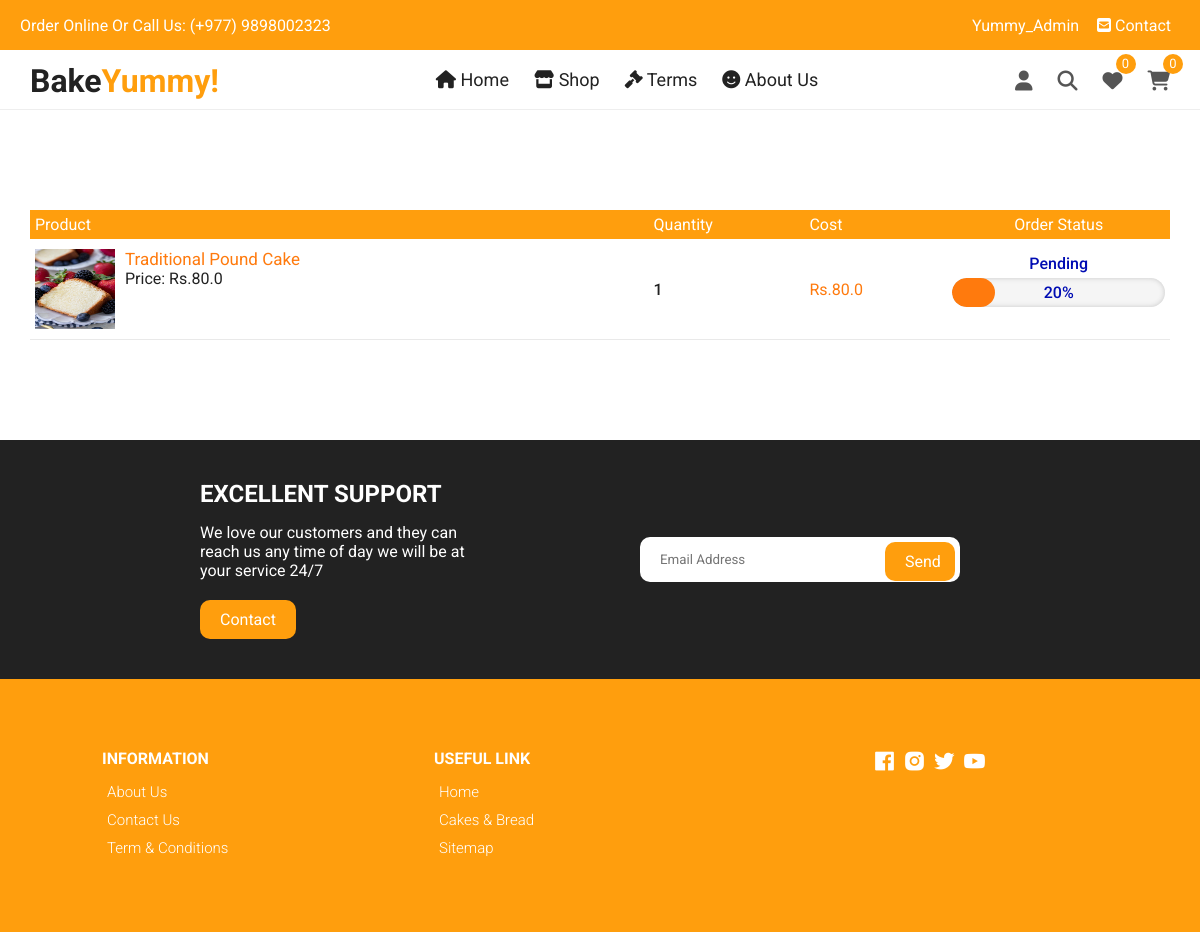
Page /orders/ (signed in) on the committed database.
### home/models.py (models this page shows, shortened)
class OrderPlaced(models.Model):
    id = models.AutoField(primary_key=True)
    user = models.ForeignKey(User, on_delete=models.CASCADE)
    product = models.ForeignKey(Product, on_delete=models.CASCADE)
    customer = models.ForeignKey(Customer, on_delete=models.CASCADE)
    quantity = models.PositiveIntegerField(default=1)
    total_price = models.PositiveBigIntegerField(default=0)
    ordered_date = models.DateTimeField(auto_now_add=True)
    order_status = models.CharField(max_length=20, choices=STATUS_CHOICES, default='pending')

class Product(models.Model):
    id = models.AutoField(primary_key=True)
    name = models.CharField(max_length=200)
    desc = models.TextField()
    category = models.ForeignKey(Category, on_delete=models.CASCADE)
    weight = models.CharField(max_length=100)
    marked_price = models.FloatField()
    selling_price = models.FloatField()
    available_quantity = models.PositiveIntegerField(default=0) #Remove this default option in the final project
    photo = models.ImageField(upload_to='products/')
    return_policy = models.CharField(max_length=255)
    slug = models.SlugField()
    tags = models.CharField(max_length=300, default='')
    modified_date = models.DateField(auto_now=True)
    users_wishlist = models.ManyToManyField(User, blank=True, related_name='user_wishlist')

### home/views.py (the view)
# urls.py: path('orders/', orders, name='orders'),
def orders(request):
    if request.user.is_authenticated:
        user = request.user
        orders = OrderPlaced.objects.filter(user=user).order_by('-id')
        products = Product.objects.filter(users_wishlist=user)
        wishlistcount = products.count()
        cartprod = MyCart.objects.filter(user=user)
        cartprodcount = cartprod.count()
    else:
        orders = ''
        wishlistcount = ''
        cartprodcount = ''
    context = {
        'orders':orders,
        'wishlistcount': wishlistcount,
        'cartprodcount': cartprodcount,
    }
    return render(request, 'home/orders.html', context)

### templates/home/orders.html (shortened to what this page needs)
{% extends 'base.html' %}
{% load static %}
{% block maincontent %}
<div class="container cart" style="padding: 0;">
    <table>
      <tr id='carttablerow'>
        <th>Product</th>
        <th>Quantity</th>
        <th>Cost</th>
        <th style="text-align: center;">Order Status</th>
      </tr>
      {% if orders %}
      {% for o in orders %}
      <tr style="border-bottom: 1px solid rgb(233, 233, 233);">
        <td>
          <div class="cart-info">
            <img src="{{o.product.photo.url}}" alt="" />
            <div>
              <span><a href="{% url 'productdetail' o.product.id %}" style="color: #ff7a0d;font-size: 17px;">{{o.product.name}}</a></span> <br />
              <span>Price: Rs.{{o.product.selling_price}}</span>
            </div>
          </div>
        </td>
        <td>
          <p style="font-weight: 500;">{{o.quantity}}</p>
        </td>
        <td><p style="color: #ff7a0d;">Rs.{{o.total_price}}.0</p></td>
        <td class="order-status">
          {% if o.order_status == 'pending' %}
          <p><span class="span-status">Pending</span></p>
          <p><span class="span-percentage pending"><span class="percent">20%</span></span></p>
          {% elif o.order_status == 'received' %}
          <p><span class="span-status">Received</span></p>
          <p><span class="span-percentage received"><span class="percent">40%</span></span></p>
          {% elif o.order_status == 'packed' %}
          <p><span class="span-status">Packed</span></p>
          <p><span class="span-percentage packed"><span class="percent">60%</span></span></p>
          {% elif o.order_status == 'on_the_way' %}
          <p><span class="span-status">On The Way</span></p>
          <p><span class="span-percentage ontheway"><span class="percent">80%</span></span></p>
          {% elif o.order_status == 'delivered' %}
          <p><span class="span-status">Delivered</span></p>
          <p><span class="span-percentage delivered"><span class="percent">100%</span></span></p>
          {% endif %}
        </td>
      </tr>
      {% endfor %}
      {% else %}
      <h3>No orders are placed yet🥺</h3>
      {% if user.is_anonymous %}
        <h3><a style="color: #ff7a0d;" href="{% url 'login' %}">Login</a> or <a style="color: #ff7a0d;" href="{% url 'signup' %}">Signup</a> to place orders😃</h3>
        {% endif %}
      {% endif %}
    </table>
  </div>
{% endblock maincontent %}

### templates/base.html (shortened to what this page needs)
{% load static %}
{% load cache %}
<!DOCTYPE html>
<html lang="en">
  <head>
    <link rel="stylesheet" href="https://cdnjs.cloudflare.com/ajax/libs/Glide.js/3.4.1/css/glide.core.css">
    <link rel="stylesheet" href="https://cdnjs.cloudflare.com/ajax/libs/Glide.js/3.4.1/css/glide.theme.css">
    <link rel="stylesheet" href="{% static 'css/owl.carousel.min.css' %}">
    <link
    href="https://unpkg.com/boxicons@2.0.7/css/boxicons.min.css"
    rel="stylesheet"
    />
      <link rel="stylesheet" href="{% static 'css/styles.css' %}" />
  </head>
  <body>
      <div class="top-nav">
        <div class="d-flex" style="margin: 0 2rem">
          <p>Order Online Or Call Us: (+977) 9898002323</p>
          <ul class="d-flex">
            {% if user.is_anonymous %}
            <li style="padding: 0 4px;"><a href="{% url 'login' %}"><i class="fas fa-sign-in-alt"></i> Login</a></li>
            <li style="padding: 0 4px;"><a href="{% url 'signup' %}"><i class="fas fa-sign-out-alt" style="transform: rotate(-90deg);"></i> Signup</a></li>
            {% else %}
            <li style="padding: 0 4px;"><a href="{% url 'profile' user.id %}">{% if user.first_name%}{{user.first_name}}{% else %}{{user.username}}{% endif %}</a></li>
            {% endif %}
            <li style="padding: 0 4px;"><a href="{% url 'contact' %}"><i class="fas fa-envelope-square"></i> Contact</a></li>
          </ul>
        </div>
      </div>
      <div class="navigation">
        <div class="nav-center d-flex">
        <a href="/" class="logo"><h1>Bake<span style="color: #ff9e0d;">Yummy!</span></h1></a>
          <ul class="nav-list d-flex" style="overflow-y: auto;">
            <li class="nav-item">
              <a href="{% url 'home' %}" class="nav-link"><i class="fas fa-home"></i> Home</a>
            </li>
            <li class="nav-item">
              <a href="{% url 'products' %}" class="nav-link"><i class="fas fa-store"></i> Shop</a>
            </li>
            <li class="nav-item">
            <a href="{% url 'terms' %}" class="nav-link"><i class="fas fa-gavel"></i> Terms</a>
            </li>
            <li class="nav-item">
              <a href="{% url 'about' %}" class="nav-link"><i class="fas fa-smile"></i> About Us</a>
            </li>
          </ul>
          <div class="icons d-flex" style="margin-right: 20px;">
            {% if user.is_authenticated %}
            <div class="icon show-prof">
              <i class="fas fa-user"></i>
            </div>
            {% endif %}
            <div class="icon">
              <i class="fas fa-search search-icon"></i>
            </div>
            {% if user.is_authenticated %}
            {% if wishlistcount %}
            <a href="{% url 'wishlist' %}" class="icon">
              <i class="fas fa-heart"></i>
              <span class="d-flex wishlistcounter">{{wishlistcount}}</span>
            </a>
            {% elif wishlistcount == 0 %}
            <a href="{% url 'wishlist' %}" class="icon">
              <i class="fas fa-heart"></i>
              <span class="d-flex wishlistcounter">0</span>
            </a>
            {% else %}
            <a href="{% url 'wishlist' %}" class="icon">
              <i class="fas fa-heart"></i>
            </a>
            {% endif %}
            {% else %}
            <a href="{% url 'wishlist' %}" class="icon">
              <i class="fas fa-heart"></i>
              <span class="d-flex wishlistcounter">0</span>
            </a>
            {% endif %}
            {% if user.is_authenticated %}
            {% if cartprodcount > 0 %}
            <a href="{% url 'cart' %}" class="icon">
              <i class="fas fa-shopping-cart"></i>
              <span class="d-flex cartproductcount">{{cartprodcount}}</span>
            </a>
            {% elif cartprodcount == 0 %}
            <a href="{% url 'cart' %}" class="icon">
              <i class="fas fa-shopping-cart"></i>
              <span class="d-flex cartproductcount">0</span>
            </a>
            {% else %}
            <a href="{% url 'cart' %}" class="icon">
              <i class="fas fa-shopping-cart"></i>
            </a>
            {% endif %}
            {% else %}
            <a href="{% url 'cart' %}" class="icon">
              <i class="fas fa-shopping-cart"></i>
              <span class="d-flex">0</span>
            </a>
            {% endif %}
          </div>
        </div>
      </div>
    {% block maincontent %}
    {% endblock maincontent %}
    <section class="section contact">
      <div class="row">
        <div class="col">
          <h2>EXCELLENT SUPPORT</h2>
          <p>We love our customers and they can reach us any time
          of day we will be at your service 24/7</p>
          <a href="{% url 'contact' %}" class="btn btn-1">Contact</a>
        </div>
        <div class="col">
          <form action="{% url 'subscription_email' %}" method="post">
            <div>
              <input type="email" placeholder="Email Address" name='email' required>
              <input type="submit" value="Send">
            </div>
          </form>
        </div>
      </div>
    </section>
    <footer class="footer">
      <div class="row">
        <div class="col d-flex">
          <h4>INFORMATION</h4>
          <a href="{% url 'about' %}">About Us</a>
          <a href="{% url 'contact' %}">Contact Us</a>
          <a href="{% url 'terms' %}">Term & Conditions</a>
        </div>
        <div class="col d-flex">
          <h4>USEFUL LINK</h4>
          <a href="{% url 'home' %}">Home</a>
          <a href="{% url 'products' %}">Cakes & Bread</a>
          <a href="{% url 'django.contrib.sitemaps.views.sitemap' %}">Sitemap</a>
        </div>
        <div class="col d-flex">
          <span><i class='bx bxl-facebook-square'></i></span>
          <span><i class='bx bxl-instagram-alt' ></i></span>
          <span><i class='bx bxl-twitter' ></i></span>
          <span><i class='bx bxl-youtube' ></i></span>
        </div>
      </div>
    </footer>
  </body>
</html>

### templates/base.html (style rules this page uses)
input:read-only { background: #efe; }

### rows in the picture
OrderPlaced: product.photo (picture), product.name "Traditional Pound Cake", product.selling_price "80.0", quantity "1", total_price "80", order_status "Pending"

### other values in the picture
{{ user.username }} "Yummy_Admin"
